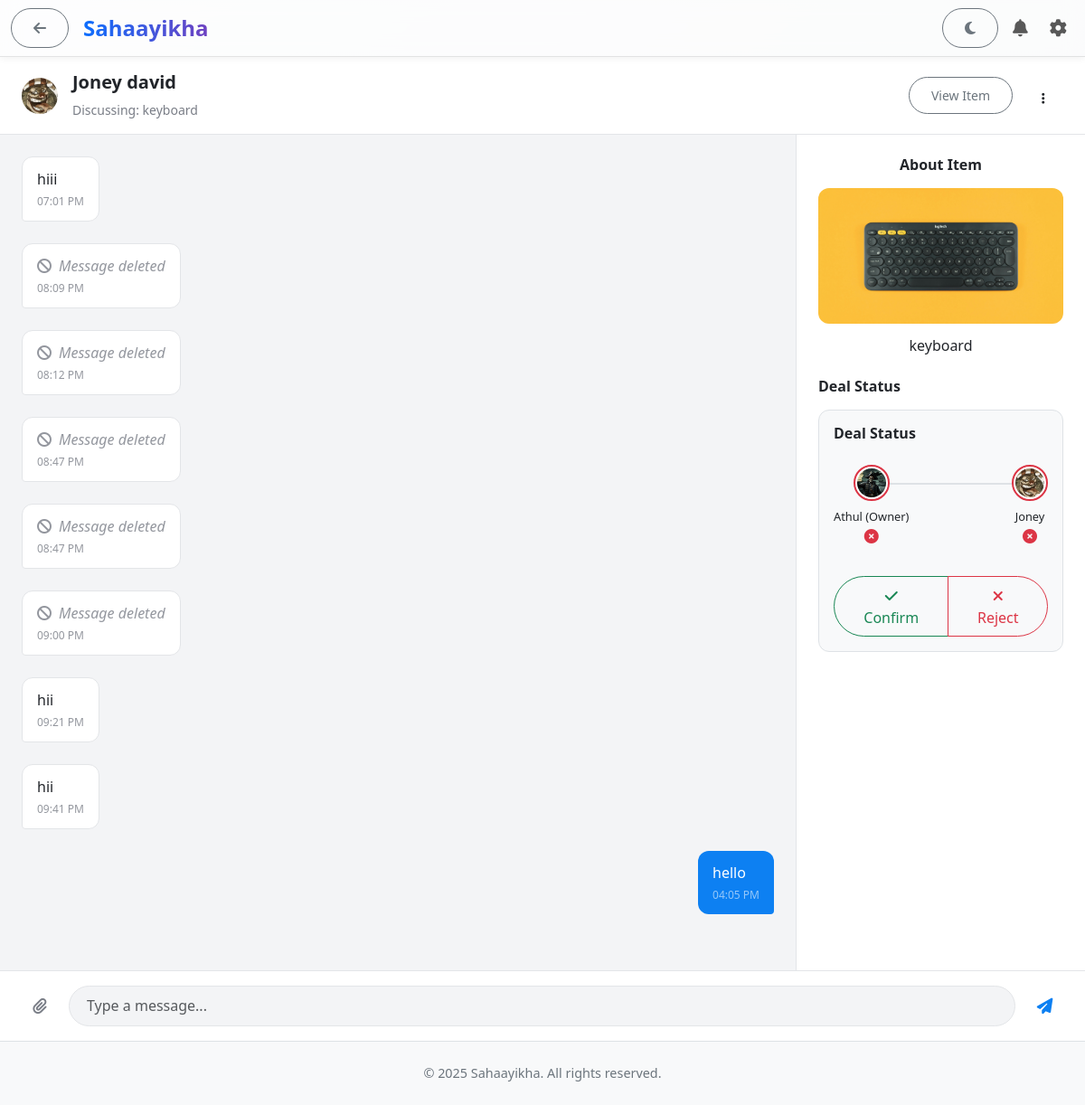
The page /chat/2 (signed in) on the database its author committed.
### app/models.py (models this page shows, shortened)
class User(UserMixin, db.Model):
    __tablename__ = "users"
    user_id = db.Column(db.Integer, primary_key=True)
    first_name = db.Column(db.String(255), nullable=False)
    last_name = db.Column(db.String(255))
    email = db.Column(db.String(255), unique=True, nullable=False)
    password = db.Column(db.String(255), nullable=False)
    phone = db.Column(db.String(50))
    location = db.Column(db.String(255))
    profile_picture = db.Column(db.String(255), nullable=True)
    status = db.Column(db.String(50), default="Active")  # Active / Blocked / Deactivated
    created_at = db.Column(db.DateTime, default=datetime.utcnow)
    fcm_token = db.Column(db.String(255), nullable=True) # <-- ADD THIS LINE
    items = db.relationship("Item", backref="owner", lazy="dynamic")
    bookmarks = db.relationship("Bookmark", backref="user", lazy="dynamic")
    chat_sessions1 = db.relationship("ChatSession", foreign_keys="ChatSession.user1_id", backref="user1", lazy="dynamic")
    chat_sessions2 = db.relationship("ChatSession", foreign_keys="ChatSession.user2_id", backref="user2", lazy="dynamic")
    messages = db.relationship("ChatMessage", backref="sender", lazy="dynamic")
    feedbacks = db.relationship("Feedback", backref="user", lazy="dynamic")
    reports = db.relationship("Report", backref="reporter", lazy="dynamic")
    category_follows = db.relationship("CategoryFollow", backref="user", lazy="dynamic")
    notifications = db.relationship("Notification", backref="user", lazy="dynamic")
    login_logs = db.relationship("LoginLog", backref="user", lazy="dynamic")

class Item(db.Model):
    __tablename__ = "items"
    item_id = db.Column(db.Integer, primary_key=True)
    user_id = db.Column(db.Integer, db.ForeignKey("users.user_id"), nullable=False)
    title = db.Column(db.String(255), nullable=False)
    description = db.Column(db.Text)
    category = db.Column(db.String(255))
    type = db.Column(db.String(50))  # Trade / Share / Disaster
    condition = db.Column(db.String(50))  # New / Used / Old
    urgency_level = db.Column(db.String(50))  # Urgent / Flexible
    expected_return = db.Column(db.String(255))
    location = db.Column(db.String(255))
    status = db.Column(db.String(50), default="Active")  # Active / Traded / Verified / Expired
    created_at = db.Column(db.DateTime, default=datetime.utcnow)
    expires_at = db.Column(db.DateTime, nullable=True)
    deal_finalized_at = db.Column(db.DateTime, nullable=True)
    histories = db.relationship("ItemHistory", backref="item", lazy="dynamic")
    chat_sessions = db.relationship("ChatSession", backref="item", lazy="dynamic")
    bookmarks = db.relationship("Bookmark", backref="item", lazy="dynamic")
    reports = db.relationship("Report", backref="item", lazy="dynamic")
    verification_logs = db.relationship("OrganizationVerificationLog", backref="item", lazy="dynamic")
    images = db.relationship("ItemImage", backref="item", lazy="dynamic")

class ChatMessage(db.Model):
    __tablename__ = "chat_messages"
    message_id = db.Column(db.Integer, primary_key=True)
    session_id = db.Column(db.Integer, db.ForeignKey("chat_sessions.session_id"), nullable=False)
    sender_id = db.Column(db.Integer, db.ForeignKey("users.user_id"), nullable=False)
    message = db.Column(db.Text, nullable=True)
    image_url = db.Column(db.String(255), nullable=True)
    timestamp = db.Column(db.DateTime, default=datetime.utcnow)
    deleted_at = db.Column(db.DateTime, nullable=True)

class ItemImage(db.Model):
    __tablename__ = "item_images"
    image_id = db.Column(db.Integer, primary_key=True)
    item_id = db.Column(db.Integer, db.ForeignKey("items.item_id"), nullable=False)
    image_url = db.Column(db.String(255), nullable=False)
    uploaded_at = db.Column(db.DateTime, default=datetime.utcnow)

### app/routes.py (the view, shortened to what this page needs)
@main.route("/chat/<int:session_id>", methods=["GET", "POST"])
@login_required
def chat(session_id):
    chat_session = ChatSession.query.get_or_404(session_id)
    if chat_session.user1_id != current_user.user_id and chat_session.user2_id != current_user.user_id:
        abort(403)
    other_user = chat_session.user2 if chat_session.user1_id == current_user.user_id else chat_session.user1
    deal = DealProposal.query.filter_by(chat_session_id=session_id).first()
    form = ChatForm()
    messages = ChatMessage.query.filter_by(session_id=session_id).order_by(ChatMessage.timestamp.asc()).all()
    return render_template(
        "features/chat.html",
        messages=messages, form=form, session=chat_session, other_user=other_user, deal=deal
    )

### app/forms.py
class ChatForm(FlaskForm):
    message = StringField('Message', validators=[Optional(), Length(max=1000)])
    image = FileField('Image', validators=[Optional(), FileAllowed(['jpg', 'png', 'jpeg', 'gif'])])
    submit = SubmitField('Send')

### app/routes.py (called while the page is built)
@login_manager.user_loader
def load_user(user_id):
    try:
        prefix, id_str = user_id.split(":")
        id_val = int(id_str)
    except Exception:
        return None
    if prefix == "user":
        return User.query.get(id_val)
    if prefix == "admin":
        return Admin.query.get(id_val)
    if prefix == "org":
        return Organization.query.get(id_val)
    return None

@main.app_template_filter('localdatetime')
def localdatetime_filter(utc_dt):
    return utc_dt + timedelta(hours=5, minutes=30)

### app/templates/features/chat.html (shortened to what this page needs)
{% extends "base.html" %}
{% block content %}
<div class="container-fluid p-0">
    <div class="chat-container">
        <div class="chat-header">
            <a href="{{ url_for('main.public_profile', user_id=other_user.user_id) }}" class="d-flex align-items-center text-decoration-none">
                <img src="{{ url_for('static', filename=other_user.profile_picture or 'images/users_placeholder.png') }}" alt="{{ other_user.first_name }}" class="chat-header-img">
                <div class="chat-header-info">
                    <h5>{{ other_user.first_name }} {{ other_user.last_name }}</h5>
                    <p>Discussing: {{ session.item.title }}</p>
                </div>
            </a>
            <div class="ms-auto d-flex align-items-center">
                <a href="{{ url_for('main.view_item', item_id=session.item.item_id) }}" class="btn btn-sm btn-outline-secondary">View Item</a>
                <div class="dropdown ms-2">
                    <button class="btn btn-sm rounded-circle header-action-btn" type="button" data-bs-toggle="dropdown" aria-expanded="false" style="width:32px; height:32px;" title="More Options">
                        <i class="fas fa-ellipsis-v"></i>
                    </button>
                </div>
            </div>
        </div>
        <div class="chat-main">
            <div class="chat-messages" id="chatBox">
                {% for msg in messages %}
                <div class="msg {% if msg.sender_id == current_user.user_id %}sent{% else %}received{% endif %}" id="msg-container-{{ msg.message_id }}">
                    <div class="msg-content">
                        {% if msg.deleted_at %}
                            <p class="mb-0 msg-content-deleted"><i class="fas fa-ban me-2"></i>Message deleted</p>
                        {% else %}
                            {% if msg.message %}<p class="mb-0">{{ msg.message }}</p>{% endif %}
                        {% endif %}
                        <div class="msg-meta">{{ (msg.timestamp | localdatetime).strftime('%I:%M %p') }}</div>
                    </div>
                </div>
                {% else %}
                <div class="text-center text-muted p-5">
                    <i class="fas fa-comments fs-3 my-3"></i>
                    <p>No messages yet. Start the conversation!</p>
                </div>
                {% endfor %}
            </div>
            <aside class="chat-sidebar">
                <div class="sidebar-card text-center">
                    <h6>About Item</h6>
                    <a href="{{ url_for('main.view_item', item_id=session.item.item_id) }}" class="item-preview text-decoration-none">
                        <img src="{{ url_for('static', filename=session.item.images.first().image_url if session.item.images.first() else 'images/item_placeholder.jpg') }}">
                        <p>{{ session.item.title }}</p>
                    </a>
                </div>
                <div class="sidebar-card">
                    <h6>Deal Status</h6>
                    {% if session.status == 'Active' %}
                        {% include 'features/_deal_panel.html' %}
                    {% elif session.status == 'Confirmed' %}
                        <div class="alert alert-success text-center"><i class="fas fa-check-circle me-2"></i>Deal Confirmed!</div>
                    {% elif session.status == 'Blocked' %}
                        <div class="alert alert-danger text-center"><i class="fas fa-ban me-2"></i>Chat Blocked</div>
                    {% endif %}
                </div>
            </aside>
        </div>
        <div class="chat-form">
            {% if session.status == 'Active' %}
            <form method="POST" enctype="multipart/form-data" id="chatForm">
                <div class="chat-form-container">
                    <label for="image-upload" class="chat-btn" role="button" title="Send Image"><i class="fas fa-paperclip"></i></label>
                    {{ form.message(class="form-control", placeholder="Type a message...", autocomplete="off") }}
                    <button type="submit" class="chat-btn" style="color: var(--primary);"><i class="fas fa-paper-plane"></i></button>
                </div>
            </form>
            {% else %}
            <p class="text-muted text-center mb-0">You can no longer send messages in this chat.</p>
            {% endif %}
        </div>
    </div>
</div>
{% endblock %}

### app/templates/features/_deal_panel.html (shortened to what this page needs)
{% set owner = session.item.owner %}
{% set proposer = session.user1 if session.item.owner.user_id == session.user2_id else session.user2 %}
{% set owner_status = deal.owner_status if deal else 'pending' %}
{% set proposer_status = deal.proposer_status if deal else 'pending' %}
<div class="sidebar-card deal-panel-modern">
    <h6>Deal Status</h6>
    <div class="deal-status-bar-modern">
        <div class="deal-status-line">
        </div>
        <div class="deal-status-node status-{{ owner_status }}">
            <img src="{{ url_for('static', filename=owner.profile_picture or 'images/users_placeholder.png') }}"
                 class="deal-user-avatar">
            <div class="deal-user-name">{{ owner.first_name }} (Owner)</div>
            <div class="deal-status-icon">
                {% if owner_status == 'confirmed' %}
                    <i class="fas fa-check-circle" title="Confirmed"></i>
                {% elif owner_status == 'rejected' %}
                    <i class="fas fa-times-circle" title="Rejected"></i>
                {% else %}
                    <i class="fas fa-hourglass-half" title="Pending"></i>
                {% endif %}
            </div>
        </div>
        <div class="deal-status-node status-{{ proposer_status }}">
            <img src="{{ url_for('static', filename=proposer.profile_picture or 'images/users_placeholder.png') }}"
                 class="deal-user-avatar">
            <div class="deal-user-name">{{ proposer.first_name }}</div>
            <div class="deal-status-icon">
                {% if proposer_status == 'confirmed' %}
                    <i class="fas fa-check-circle" title="Confirmed"></i>
                {% elif proposer_status == 'rejected' %}
                    <i class="fas fa-times-circle" title="Rejected"></i>
                {% else %}
                    <i class="fas fa-hourglass-half" title="Pending"></i>
                {% endif %}
            </div>
        </div>
    </div>
    {% if session.item.deal_finalized_at %}
        <div class="alert deal-finalized-alert-modern">
            <i class="fas fa-clock me-1"></i> Deal finalized! Item will be removed on
            {{ session.item.deal_finalized_at.strftime('%b %d, %Y') }}.
        </div>
    {% else %}
        <form action="{{ url_for('main.propose_deal', session_id=session.session_id) }}" method="POST" class="w-100">
            <div class="btn-group w-100" role="group">
                <button type="submit" name="decision" value="confirmed" class="btn btn-outline-success">
                    <i class="fas fa-check"></i> Confirm
                </button>
                <button type="submit" name="decision" value="rejected" class="btn btn-outline-danger">
                    <i class="fas fa-times"></i> Reject
                </button>
            </div>
        </form>
    {% endif %}
</div>

### app/static/css/style.css (style rules this page uses)
body { font-family: 'Segoe UI', Tahoma, Geneva, Verdana, sans-serif; background: linear-gradient(135deg, #f8f9fa, #e9ecef); min-height: 100vh; display: flex; flex-direction: column; transition: background 0.3s ease, color 0.3s ease; }
.btn { border-radius: 50px; font-weight: 500; padding: 0.55rem 1.5rem; transition: all 0.25s ease; }
form .form-control, form .form-select { border-radius: 12px; box-shadow: none; transition: all 0.25s ease; }
* { transition: all 0.25s ease; }

### app/templates/base.html (style rules this page uses)
html, body { height: 100%; }
body { display: flex; flex-direction: column; }

### app/templates/features/chat.html (style rules this page uses)
:root { --primary: hsl(210, 90%, 50%); --primary-light: hsl(210, 90%, 95%); --primary-foreground: hsl(0, 0%, 100%); --background: hsl(220, 15%, 96%); --card: hsl(0, 0%, 100%); --foreground: hsl(220, 10%, 15%); --muted-foreground: hsl(220, 5%, 50%); --border: hsl(220, 10%, 90%); --radius: 0.75rem; }
.chat-container { display: flex; flex-direction: column; height: calc(100vh - 120px); background: var(--card); }
.chat-header { display: flex; align-items: center; padding: 1rem 1.5rem; border-bottom: 1px solid var(--border); background: var(--card); flex-shrink: 0; }
.chat-main { display: flex; flex-grow: 1; overflow: hidden; }
.chat-header-img { width: 40px; height: 40px; border-radius: 50%; object-fit: cover; margin-right: 1rem; }
.chat-header-info h5 { font-weight: 600; color: var(--foreground); }
.chat-header-info p { font-size: 0.875rem; color: var(--muted-foreground); margin-bottom: 0; }
.chat-messages { flex-grow: 1; padding: 1.5rem; overflow-y: auto; background: var(--background); }
.msg { display: flex; align-items: center; gap: 0.75rem; margin-bottom: 1.5rem; max-width: 75%; }
.msg-content { padding: 0.75rem 1rem; border-radius: var(--radius); min-width: 80px; }
.msg-meta { font-size: 0.75rem; margin-top: 0.25rem; opacity: 0.8; }
.msg.sent { margin-left: auto; flex-direction: row-reverse; }
.msg.sent .msg-content { background: var(--primary); color: var(--primary-foreground); border-bottom-right-radius: 0.25rem; }
.msg.sent .msg-meta { color: hsla(0, 0%, 100%, 0.7); text-align: right; }
.msg.received { margin-right: auto; }
.msg.received .msg-content { background: var(--card); color: var(--foreground); border: 1px solid var(--border); border-bottom-left-radius: 0.25rem; }
.msg.received .msg-meta { color: var(--muted-foreground); }
.msg-content-deleted { font-style: italic; color: var(--muted-foreground); opacity: 0.8; }
.header-action-btn { background-color: transparent; border: none; }
.chat-sidebar { width: 320px; border-left: 1px solid var(--border); padding: 1.5rem; background: var(--card); flex-shrink: 0; overflow-y: auto; }
.sidebar-card { margin-bottom: 1.5rem; }
.sidebar-card h6 { font-weight: 600; color: var(--foreground); margin-bottom: 1rem; }
.item-preview img { width: 100%; border-radius: var(--radius); margin-bottom: 0.75rem; height: 150px; object-fit: cover; }
.item-preview p { font-weight: 500; color: var(--foreground); margin-bottom: 0; }
.chat-form { padding: 1rem 1.5rem; border-top: 1px solid var(--border); background: var(--card); }
.chat-form-container { display: flex; align-items: center; gap: 0.75rem; }
.chat-form-container .form-control { border-radius: 50px; background: var(--background); border-color: var(--border); color: var(--foreground); padding: 0.6rem 1.2rem; }
.chat-btn { width: 44px; height: 44px; border-radius: 50%; display: inline-flex; align-items: center; justify-content: center; font-size: 1.1rem; border: none; background: transparent; color: var(--muted-foreground); transition: all 0.2s ease; }

### rows shown on the page
User: profile_picture (picture), first_name "Joney", last_name "david"
Item: item "keyboard"
ChatMessage: message "hiii", timestamp "07:01 PM"
ChatMessage: shows "Message deleted", timestamp "08:09 PM"
ChatMessage: shows "Message deleted", timestamp "08:12 PM"
ChatMessage: shows "Message deleted", timestamp "08:47 PM"
ChatMessage: shows "Message deleted", timestamp "08:47 PM"
ChatMessage: shows "Message deleted", timestamp "09:00 PM"
ChatMessage: message "hii", timestamp "09:21 PM"
ChatMessage: message "hii", timestamp "09:41 PM"
ChatMessage: message "hello", timestamp "04:05 PM"
ItemImage: image_url (picture)
User: profile_picture (picture), first_name "Athul"
